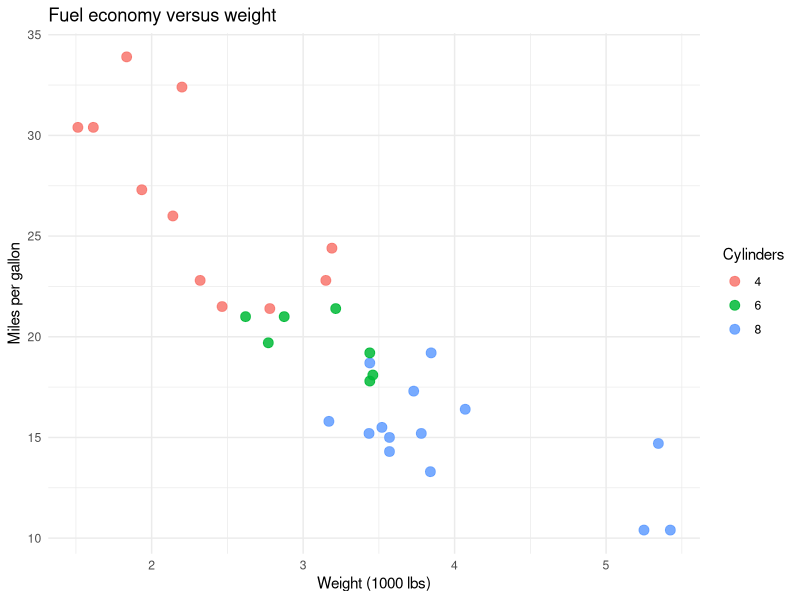

Generate this figure with R:
# Fuel-economy analysis for the quarterly report (rendered later from report.Rmd)
library(ggplot2)
library(dplyr)

cars <- mtcars |>
  mutate(cyl = factor(cyl, levels = c(4, 6, 8)))

summary_stats <- cars |>
  group_by(cyl) |>
  summarise(mean_mpg = mean(mpg), mean_wt = mean(wt), n = n(), .groups = "drop")
print(summary_stats)

p <- ggplot(cars, aes(x = wt, y = mpg, colour = cyl)) +
  geom_point(size = 3, alpha = 0.85) +
  labs(
    title = "Fuel economy versus weight",
    x = "Weight (1000 lbs)",
    y = "Miles per gallon",
    colour = "Cylinders"
  ) +
  theme_minimal()

p
